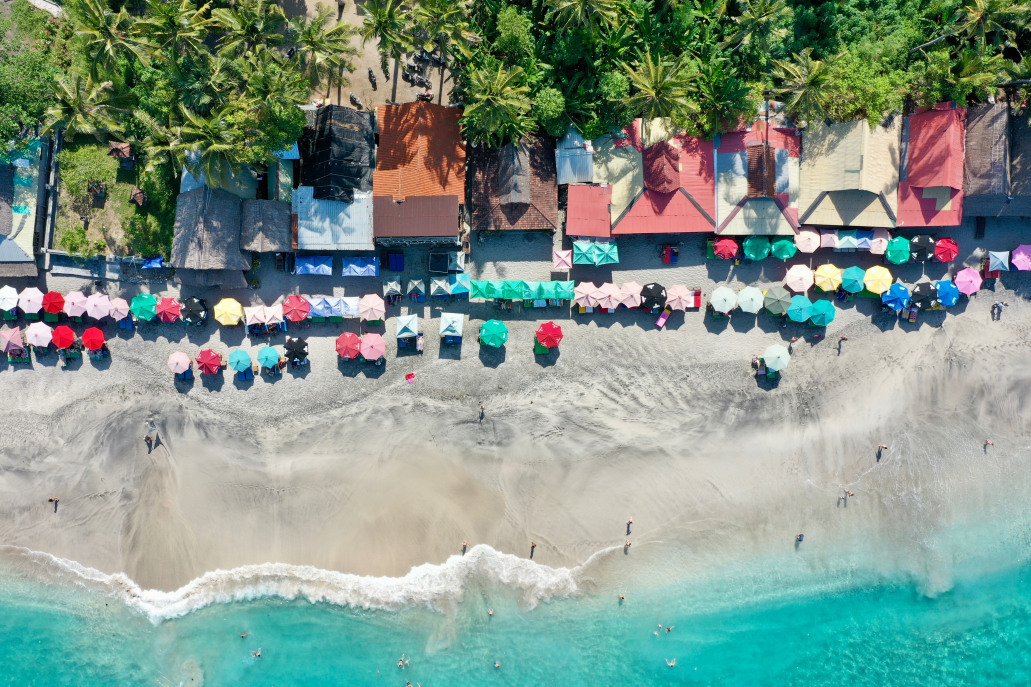
#> input picture images/1.jpg, 5153 x 3433 px (shown at 1/5 size)
$ python color_gradient_box.py
#> lines starting #> are read from the running program, lines starting #| are printed output that depends on the picture; after the words box and inside, x2 and y2 are one past the last pixel; in counts of white or black regions, pixels touching at a corner belong together
#> further down, image is the input picture: shape (3433, 5153, 3); mean B, G, R 136.5, 148, 126.7
import cv2
import numpy as np
import random
randomTries = 15
hRange = 50

def rgb_to_hsv(r, g, b):
	r, g, b = r / 255.0, g / 255.0, b / 255.0
	cmax = max(r, g, b)
	cmin = min(r, g, b)
	diff = cmax-cmin
	if cmax == cmin:
		h = 0
	elif cmax == r:
		h = (60 * ((g - b) / diff) + 360) % 360
	elif cmax == g:
		h = (60 * ((b - r) / diff) + 120) % 360
	elif cmax == b:
		h = (60 * ((r - g) / diff) + 240) % 360
	if cmax == 0:
		s = 0
	else:
		s = (diff / cmax) * 100
	v = cmax * 100
	return [h, s, v]

def normalizeHSV(x,y,z):
	h = (x*255)/360
	s = (y*255)/100
	v = (z*255)/100

	return [h,s,v]

def main(image):
	#Intials
	frame = cv2.resize(image,(500,500))
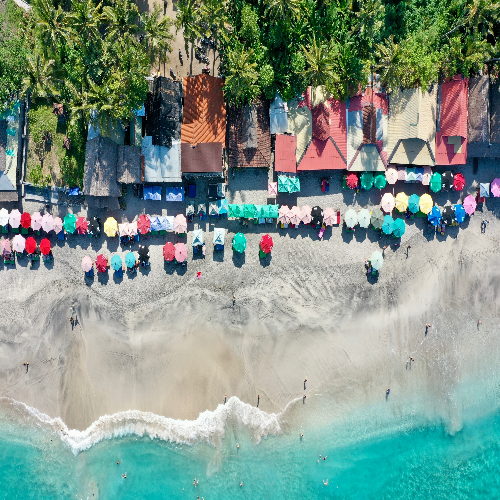
#> frame: shape (500, 500, 3); mean B, G, R 136.4, 147.9, 126.6
	frame_hsv = cv2.cvtColor(frame,cv2.COLOR_BGR2HSV)
#> frame_hsv: shape (500, 500, 3); mean H, S, V 60.3, 90.9, 157
	frame_rgb = cv2.cvtColor(frame,cv2.COLOR_BGR2RGB)

	#Algorithm

	rh = random.randrange(0,frame.shape[0])
#> rh = 432
	rw = random.randrange(0,frame.shape[1])
#> rw = 197

	randomRGB = frame_rgb[rh,rw]
#> randomRGB = [203, 207, 206]
	randomHSV = rgb_to_hsv(randomRGB[0],randomRGB[1],randomRGB[2])
#> in rgb_to_hsv, `r, g, b = r / 255.0, g / 255.0, b / 255.0`: r = 0.796; g = 0.812; b = 0.808
#> in rgb_to_hsv, `cmax = max(r, g, b)`: cmax = 0.812
#> in rgb_to_hsv, `cmin = min(r, g, b)`: cmin = 0.796
#> in rgb_to_hsv, `diff = cmax-cmin`: diff = 0.0157
#> in rgb_to_hsv, `h = (60 * ((b - r) / diff) + 120) % 360`: h = 165
#> in rgb_to_hsv, `s = (diff / cmax) * 100`: s = 1.93
#> in rgb_to_hsv, `v = cmax * 100`: v = 81.18
#> randomHSV = [165, 1.93, 81.18]
	normalHSV = normalizeHSV(randomHSV[0],randomHSV[1],randomHSV[2])
#> in normalizeHSV, `h = (x*255)/360`: h = 116.9
#> in normalizeHSV, `s = (y*255)/100`: s = 4.93
#> in normalizeHSV, `v = (z*255)/100`: v = 207
#> normalHSV = [116.9, 4.93, 207]

	lower_hsv = np.array([normalHSV[0]-hRange, normalHSV[1], normalHSV[2]])
#> lower_hsv = [66.88, 4.93, 207]
	higher_hsv = np.array([normalHSV[0]+hRange, 255, 255])
#> higher_hsv = [166.9, 255, 255]

	mask = cv2.inRange(frame_hsv,lower_hsv,higher_hsv)
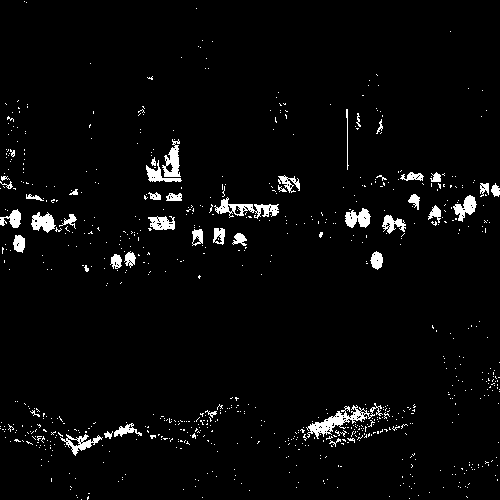
#> mask: shape (500, 500); 3.3% white; 779 white regions (734 under 20 px), largest, box (x1, y1, x2, y2) and area: (306, 403, 383, 439) 719, (214, 197, 279, 219) 531, (162, 139, 181, 177) 370
	maskedOut = cv2.bitwise_and(frame,frame,mask = mask)
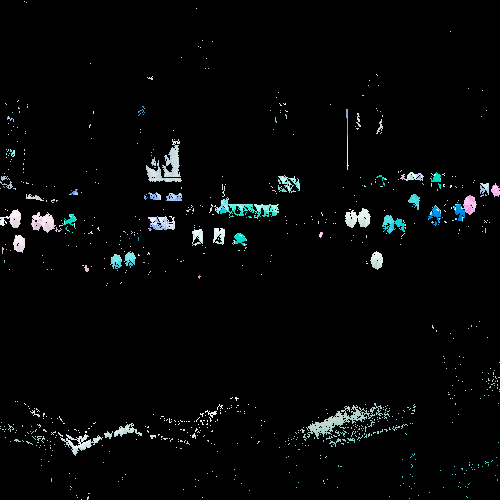
#> maskedOut: shape (500, 500, 3); mean B, G, R 7.2, 7, 5.6

	print(rw,rh)
#| 197 432

	for i in range(int(frame.shape[0]/randomTries),frame.shape[0],int(frame.shape[0]/randomTries)):
		rh = i
		rw = random.randrange(0,frame.shape[1])
		cv2.circle(maskedOut,(rw,rh),2,(255,0,255),3)
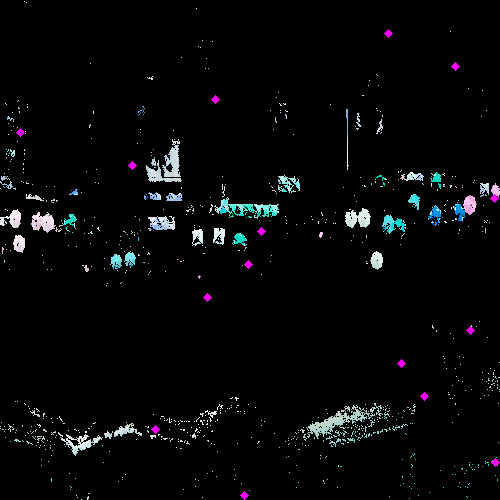
#> maskedOut: shape (500, 500, 3); 0.25% of pixels changed, all inside (x1, y1, x2, y2) = (16, 29, 500, 500)

	return maskedOut

if __name__ == '__main__':
	image = cv2.imread('images/1.jpg')
	image = main(image)
	cv2.imshow('frame',image)
	cv2.waitKey(0)
	cv2.destroyAllWindows()

$ run again, with images/11.jpg copied over images/1.jpg
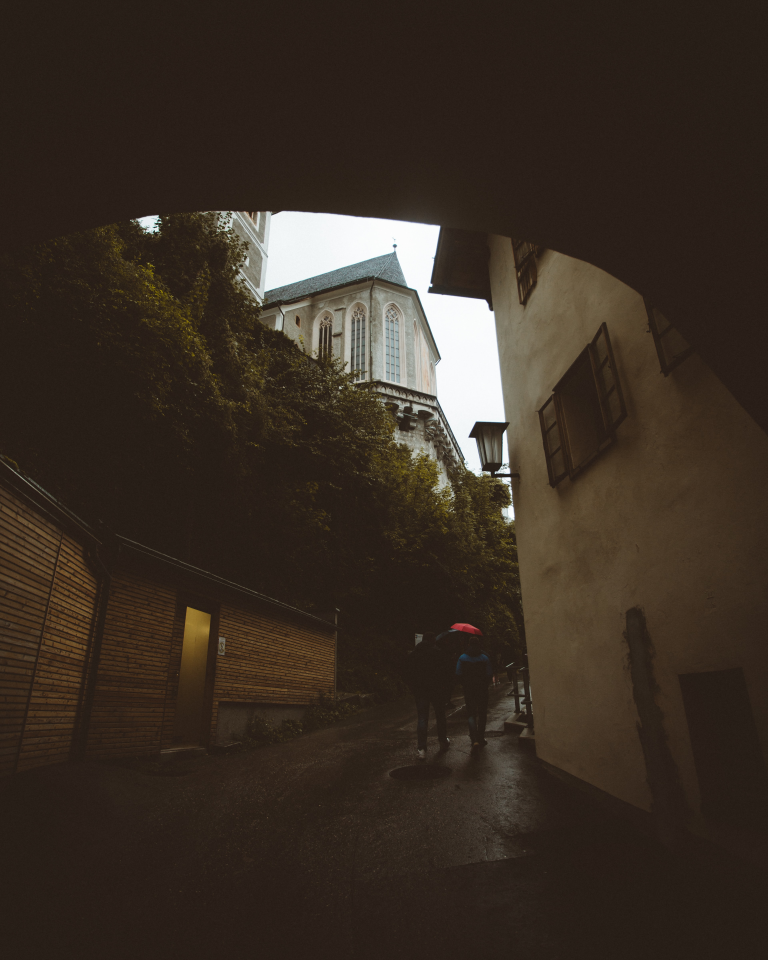
#> input picture images/11.jpg, 3840 x 4800 px (shown at 1/5 size)
#> image is the input picture: shape (4800, 3840, 3); mean B, G, R 36.7, 46.4, 57.3
#> in main, `frame = cv2.resize(image,(500,500))`:
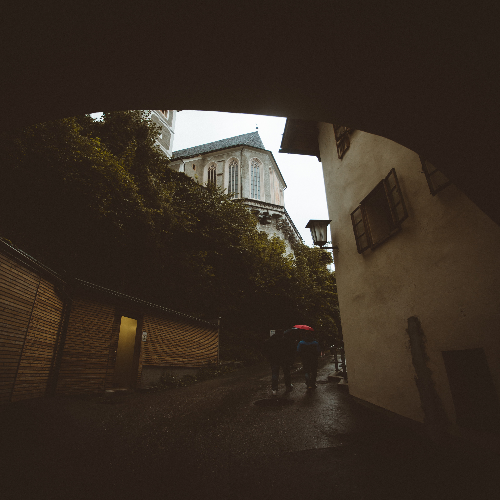
#> frame: shape (500, 500, 3); mean B, G, R 36.6, 46.3, 57.2
#> frame_hsv: shape (500, 500, 3); mean H, S, V 16.3, 105.1, 57.4
#> randomRGB = [41, 31, 22]
#> r = 0.161; g = 0.122; b = 0.0863
#> cmax = 0.161
#> cmin = 0.0863
#> diff = 0.0745
#> in rgb_to_hsv, `h = (60 * ((g - b) / diff) + 360) % 360`: h = 28.42
#> in rgb_to_hsv, `s = (diff / cmax) * 100`: s = 46.34
#> in rgb_to_hsv, `v = cmax * 100`: v = 16.08
#> randomHSV = [28.42, 46.34, 16.08]
#> in normalizeHSV, `h = (x*255)/360`: h = 20.13
#> in normalizeHSV, `s = (y*255)/100`: s = 118.2
#> in normalizeHSV, `v = (z*255)/100`: v = 41
#> normalHSV = [20.13, 118.2, 41]
#> lower_hsv = [-29.87, 118.2, 41]
#> higher_hsv = [70.13, 255, 255]
#> mask: shape (500, 500); 18.4% white; 2226 white regions (2182 under 20 px), largest, box (x1, y1, x2, y2) and area: (353, 151, 500, 398) 15206, (56, 296, 237, 393) 8537, (0, 254, 65, 373) 4907
#| 197 432
#> after the loop in main, `for i in range(int(frame.shape[0]/randomTries),frame.shape[0],int(fram..`:
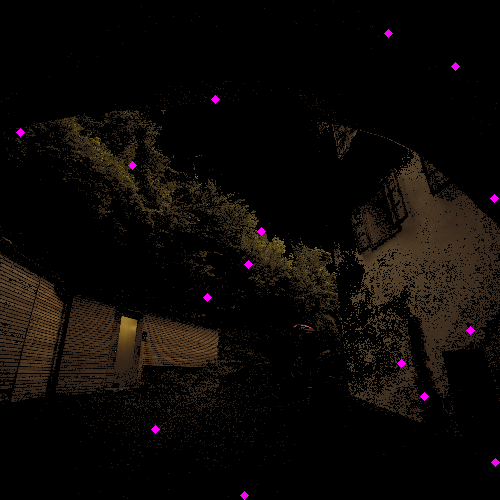
#> maskedOut: shape (500, 500, 3); mean B, G, R 6.1, 8.7, 12.2
